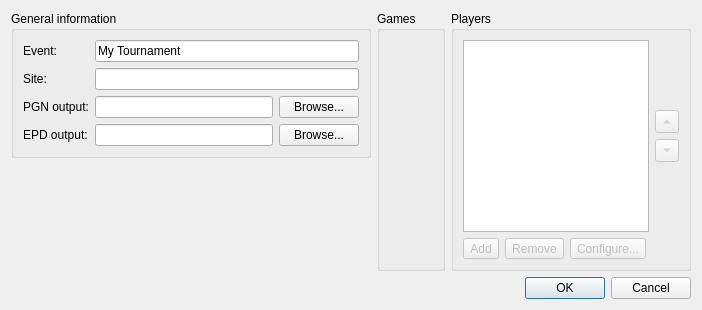
<?xml version="1.0" encoding="UTF-8"?>
<ui version="4.0">
 <class>NewTournamentDialog</class>
 <widget class="QDialog" name="NewTournamentDialog">
  <property name="geometry">
   <rect>
    <x>0</x>
    <y>0</y>
    <width>572</width>
    <height>203</height>
   </rect>
  </property>
  <property name="windowTitle">
   <string>New Tournament</string>
  </property>
  <layout class="QVBoxLayout" name="verticalLayout">
   <property name="sizeConstraint">
    <enum>QLayout::SetFixedSize</enum>
   </property>
   <item>
    <layout class="QHBoxLayout" name="horizontalLayout_7" stretch="3,0,2">
     <item>
      <layout class="QVBoxLayout" name="verticalLayout_5" stretch="0,0,0">
       <item>
        <widget class="QGroupBox" name="groupBox_3">
         <property name="title">
          <string>General information</string>
         </property>
         <layout class="QFormLayout" name="formLayout_2">
          <item row="0" column="0">
           <widget class="QLabel" name="label_3">
            <property name="text">
             <string>Event:</string>
            </property>
            <property name="buddy">
             <cstring>m_nameEdit</cstring>
            </property>
           </widget>
          </item>
          <item row="0" column="1">
           <widget class="QLineEdit" name="m_nameEdit">
            <property name="text">
             <string>My Tournament</string>
            </property>
            <property name="maxLength">
             <number>127</number>
            </property>
           </widget>
          </item>
          <item row="1" column="0">
           <widget class="QLabel" name="label_4">
            <property name="text">
             <string>Site:</string>
            </property>
            <property name="buddy">
             <cstring>m_siteEdit</cstring>
            </property>
           </widget>
          </item>
          <item row="1" column="1">
           <widget class="QLineEdit" name="m_siteEdit">
            <property name="maxLength">
             <number>127</number>
            </property>
           </widget>
          </item>
          <item row="2" column="0">
           <widget class="QLabel" name="label_5">
            <property name="text">
             <string>PGN output:</string>
            </property>
            <property name="buddy">
             <cstring>m_pgnoutEdit</cstring>
            </property>
           </widget>
          </item>
          <item row="2" column="1">
           <layout class="QHBoxLayout" name="horizontalLayout_2">
            <item>
             <widget class="QLineEdit" name="m_pgnoutEdit">
              <property name="sizePolicy">
               <sizepolicy hsizetype="Expanding" vsizetype="Fixed">
                <horstretch>0</horstretch>
                <verstretch>0</verstretch>
               </sizepolicy>
              </property>
              <property name="text">
               <string/>
              </property>
             </widget>
            </item>
            <item>
             <widget class="QPushButton" name="m_browsePgnoutBtn">
              <property name="sizePolicy">
               <sizepolicy hsizetype="Minimum" vsizetype="Fixed">
                <horstretch>0</horstretch>
                <verstretch>0</verstretch>
               </sizepolicy>
              </property>
              <property name="text">
               <string>Browse...</string>
              </property>
             </widget>
            </item>
           </layout>
          </item>
          <item row="3" column="0">
           <widget class="QLabel" name="label">
            <property name="text">
             <string>EPD output:</string>
            </property>
           </widget>
          </item>
          <item row="3" column="1">
           <layout class="QHBoxLayout" name="horizontalLayout">
            <property name="bottomMargin">
             <number>0</number>
            </property>
            <item>
             <widget class="QLineEdit" name="m_epdoutEdit"/>
            </item>
            <item>
             <widget class="QPushButton" name="m_browseEpdoutBtn">
              <property name="text">
               <string>Browse...</string>
              </property>
             </widget>
            </item>
           </layout>
          </item>
         </layout>
        </widget>
       </item>
       <item>
        <widget class="TournamentSettingsWidget" name="m_tournamentSettings" native="true"/>
       </item>
       <item>
        <spacer name="verticalSpacer_3">
         <property name="orientation">
          <enum>Qt::Vertical</enum>
         </property>
         <property name="sizeHint" stdset="0">
          <size>
           <width>20</width>
           <height>40</height>
          </size>
         </property>
        </spacer>
       </item>
      </layout>
     </item>
     <item>
      <widget class="QGroupBox" name="groupBox_6">
       <property name="title">
        <string>Games</string>
       </property>
       <layout class="QVBoxLayout" name="verticalLayout_6">
        <item>
         <widget class="GameSettingsWidget" name="m_gameSettings" native="true"/>
        </item>
       </layout>
      </widget>
     </item>
     <item>
      <layout class="QVBoxLayout" name="verticalLayout_4">
       <item>
        <widget class="QGroupBox" name="groupBox">
         <property name="autoFillBackground">
          <bool>false</bool>
         </property>
         <property name="title">
          <string>Players</string>
         </property>
         <property name="flat">
          <bool>false</bool>
         </property>
         <property name="checkable">
          <bool>false</bool>
         </property>
         <layout class="QVBoxLayout" name="verticalLayout_2">
          <item>
           <layout class="QHBoxLayout" name="horizontalLayout_4">
            <item>
             <widget class="QListView" name="m_playersList">
              <property name="minimumSize">
               <size>
                <width>140</width>
                <height>0</height>
               </size>
              </property>
              <property name="selectionMode">
               <enum>QAbstractItemView::ExtendedSelection</enum>
              </property>
              <property name="selectionBehavior">
               <enum>QAbstractItemView::SelectRows</enum>
              </property>
             </widget>
            </item>
            <item>
             <layout class="QVBoxLayout" name="verticalLayout_3">
              <item>
               <spacer name="verticalSpacer">
                <property name="orientation">
                 <enum>Qt::Vertical</enum>
                </property>
                <property name="sizeHint" stdset="0">
                 <size>
                  <width>20</width>
                  <height>40</height>
                 </size>
                </property>
               </spacer>
              </item>
              <item>
               <widget class="QToolButton" name="m_moveEngineUpBtn">
                <property name="enabled">
                 <bool>false</bool>
                </property>
                <property name="text">
                 <string/>
                </property>
                <property name="arrowType">
                 <enum>Qt::UpArrow</enum>
                </property>
               </widget>
              </item>
              <item>
               <widget class="QToolButton" name="m_moveEngineDownBtn">
                <property name="enabled">
                 <bool>false</bool>
                </property>
                <property name="text">
                 <string/>
                </property>
                <property name="arrowType">
                 <enum>Qt::DownArrow</enum>
                </property>
               </widget>
              </item>
              <item>
               <spacer name="verticalSpacer_2">
                <property name="orientation">
                 <enum>Qt::Vertical</enum>
                </property>
                <property name="sizeHint" stdset="0">
                 <size>
                  <width>20</width>
                  <height>40</height>
                 </size>
                </property>
               </spacer>
              </item>
             </layout>
            </item>
           </layout>
          </item>
          <item>
           <layout class="QHBoxLayout" name="horizontalLayout_3">
            <item>
             <widget class="QToolButton" name="m_addEngineBtn">
              <property name="enabled">
               <bool>false</bool>
              </property>
              <property name="sizePolicy">
               <sizepolicy hsizetype="Fixed" vsizetype="Fixed">
                <horstretch>0</horstretch>
                <verstretch>0</verstretch>
               </sizepolicy>
              </property>
              <property name="text">
               <string>Add</string>
              </property>
             </widget>
            </item>
            <item>
             <widget class="QToolButton" name="m_removeEngineBtn">
              <property name="enabled">
               <bool>false</bool>
              </property>
              <property name="text">
               <string>Remove</string>
              </property>
              <property name="toolButtonStyle">
               <enum>Qt::ToolButtonIconOnly</enum>
              </property>
             </widget>
            </item>
            <item>
             <widget class="QToolButton" name="m_configureEngineBtn">
              <property name="enabled">
               <bool>false</bool>
              </property>
              <property name="text">
               <string>Configure...</string>
              </property>
             </widget>
            </item>
            <item>
             <spacer name="horizontalSpacer">
              <property name="orientation">
               <enum>Qt::Horizontal</enum>
              </property>
              <property name="sizeHint" stdset="0">
               <size>
                <width>40</width>
                <height>20</height>
               </size>
              </property>
             </spacer>
            </item>
           </layout>
          </item>
         </layout>
        </widget>
       </item>
      </layout>
     </item>
    </layout>
   </item>
   <item>
    <widget class="QDialogButtonBox" name="buttonBox">
     <property name="enabled">
      <bool>true</bool>
     </property>
     <property name="orientation">
      <enum>Qt::Horizontal</enum>
     </property>
     <property name="standardButtons">
      <set>QDialogButtonBox::Cancel|QDialogButtonBox::Ok</set>
     </property>
    </widget>
   </item>
  </layout>
 </widget>
 <customwidgets>
  <customwidget>
   <class>GameSettingsWidget</class>
   <extends>QWidget</extends>
   <header>gamesettingswidget.h</header>
   <container>1</container>
  </customwidget>
  <customwidget>
   <class>TournamentSettingsWidget</class>
   <extends>QWidget</extends>
   <header>tournamentsettingswidget.h</header>
   <container>1</container>
  </customwidget>
 </customwidgets>
 <resources>
  <include location="../res/icons/icons.qrc"/>
 </resources>
 <connections>
  <connection>
   <sender>buttonBox</sender>
   <signal>accepted()</signal>
   <receiver>NewTournamentDialog</receiver>
   <slot>accept()</slot>
   <hints>
    <hint type="sourcelabel">
     <x>248</x>
     <y>254</y>
    </hint>
    <hint type="destinationlabel">
     <x>157</x>
     <y>274</y>
    </hint>
   </hints>
  </connection>
  <connection>
   <sender>buttonBox</sender>
   <signal>rejected()</signal>
   <receiver>NewTournamentDialog</receiver>
   <slot>reject()</slot>
   <hints>
    <hint type="sourcelabel">
     <x>316</x>
     <y>260</y>
    </hint>
    <hint type="destinationlabel">
     <x>286</x>
     <y>274</y>
    </hint>
   </hints>
  </connection>
 </connections>
</ui>
